Frame 1 (no input): blank canvas, image omitted
Frame 60 (the mouse pressed at the canvas centre just before this capture): blank canvas, image omitted
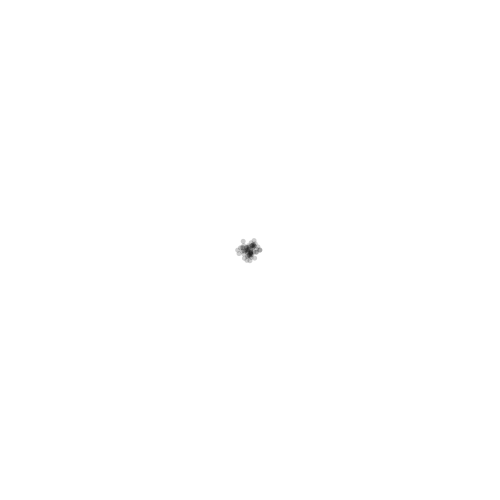
Frame 120 (the mouse held since frame 60 and released just before this capture)

The Processing sketch whose frames 1 and 60 were blank and that drew this single picture after the mouse press (run headless with seeded random() and noise(); from frame 60 on, the mouse is pressed at the canvas centre):

// Processing sketch: paint_splatter
// ── paint_splatter.pde
Splatter splatter;

void setup() {
  size(500, 500);
  background(255);
  
  splatter = new Splatter();
  
}

void draw() {
  splatter.paint();
}

// ── Splatter.pde
import java.util.Random;

class Splatter {
  
  int x;
  int y;
  
  int sd;
  int mean;
  
  Random generator;
  
  Splatter () {
    x = width / 2;
    y = height / 2;
    sd = 5;
    generator = new Random();
  }
  
  void paint() {
    
    if (mousePressed) {
    
      x = mouseX;
      y = mouseY;
      
      float positionX =(float) generator.nextGaussian();
      positionX = positionX * sd + x;
      
      float positionY =(float) generator.nextGaussian();
      positionY = positionY * sd + y;
      
      noStroke();
      fill(0, 50);
      ellipse(positionX, positionY, 5, 5);
      
    }
    
  }
    
    
}
